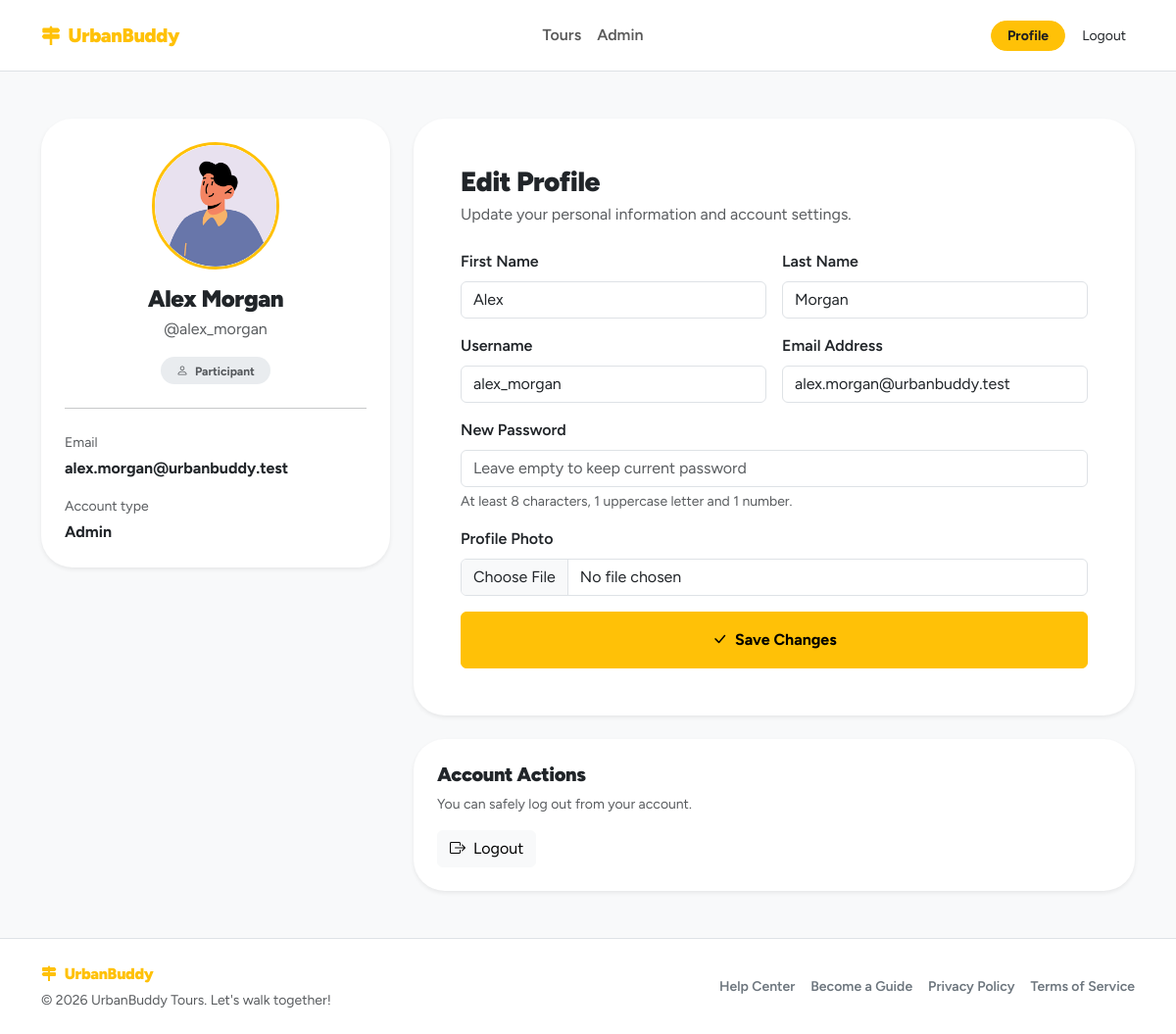
The page /profile (signed in) on the database its author committed.
### tables this page shows
CREATE TABLE "users" (
	"id"	TEXT,
	"email"	TEXT NOT NULL UNIQUE,
	"password_hash"	TEXT NOT NULL,
	"first_name"	TEXT NOT NULL,
	"last_name"	TEXT NOT NULL,
	"username"	TEXT NOT NULL,
	"role"	BLOB NOT NULL CHECK("role" IN ('guide', 'participant', 'admin')),
	"created_at"	TEXT DEFAULT CURRENT_TIMESTAMP,
	"updated_at"	TEXT DEFAULT CURRENT_TIMESTAMP,
	"profile_photo"	TEXT,
	PRIMARY KEY("id")
);

### app/auth/routes.py (the view, shortened to what this page needs)
@auth_bp.route("/profile", methods=["GET", "POST"])
@login_required
def profile():
    languages = LanguagesDAO.list_all_languages()
    if request.method == "GET":
        selected_language_ids = []
        if current_user.role == "guide":
            selected_language_ids = current_user.guide_language_ids
        return render_template(
            "profile.html",
            user=current_user,
            languages=languages,
            selected_language_ids=selected_language_ids,
        )

### app/auth/dao.py (called while the page is built)
    @staticmethod
    def _attach_guide_languages(user: User):
        if user is None:
            return None
        if user.role == "guide":
            user.guide_language_ids = UsersDAO._get_guide_language_ids(user.id)
        return user

    @staticmethod
    def get_user_by_id(user_id: str):
        db = get_db()
        row = db.execute(
            "SELECT * FROM users WHERE id = ?",
            (user_id,)
        ).fetchone()
        user = User.from_row(row)
        return UsersDAO._attach_guide_languages(user)

### app/auth/domain.py (called while the page is built)
    @staticmethod
    def from_row(row):
        if row is None:
            return None
        profile_photo = "default.png"
        if "profile_photo" in row.keys() and row["profile_photo"] is not None:
            profile_photo = row["profile_photo"]
        return User(
            id=row["id"],
            role=row["role"],
            email=row["email"],
            password_hash=row["password_hash"],
            username=row["username"],
            first_name=row["first_name"],
            last_name=row["last_name"],
            profile_photo=profile_photo
        )

### app/auth/routes.py (called while the page is built)
@login_manager.user_loader
def load_user(user_id):
    return UsersDAO.get_user_by_id(user_id)

### app/core/db.py (called while the page is built)
def get_db():
    if 'conn' not in g:
        g.conn = sqlite3.connect(current_app.config["DATABASE"])
        g.conn.row_factory = sqlite3.Row
    return g.conn

### app/tours/dao.py (called while the page is built)
    @staticmethod
    def list_all_languages():
        db = get_db()
        rows = db.execute(
            "SELECT * FROM languages ORDER BY name ASC"
        ).fetchall()
        return [Language.from_row(row) for row in rows]

### app/tours/domain.py (called while the page is built)
    @staticmethod
    def from_row(row):
        if row is None:
            return None
        return Language(
            id=row["id"],
            name=row["name"],
            label=row["label"],
            created_at=row["created_at"]
        )

### app/templates/profile.html (shortened to what this page needs)
{% extends "base.html" %}
{% block content %}
<section class="py-5">
    <div class="container">
        <div class="row g-4">
            <aside class="col-lg-4">
                <article class="card border-0 shadow-sm rounded-5">
                    <div class="card-body p-4 text-center">
                        <img
                            src="{{ url_for('static', filename='uploads/pics/' ~ user.profile_photo) }}"
                            alt="{{ user.username }}"
                            class="rounded-circle object-fit-cover border border-warning border-3 mb-3"
                            style="width: 130px; height: 130px;"
                        >
                        <h1 class="h4 fw-black mb-1">
                            {{ user.first_name }} {{ user.last_name }}
                        </h1>
                        <p class="text-body-secondary mb-3">
                            @{{ user.username }}
                        </p>
                        {% if user.role == "guide" %}
                            <span class="badge rounded-pill text-bg-warning px-3 py-2">
                                <i class="bi bi-map me-1"></i>
                                Guide
                            </span>
                        {% else %}
                            <span class="badge rounded-pill bg-body-secondary text-body-secondary px-3 py-2">
                                <i class="bi bi-person me-1"></i>
                                Participant
                            </span>
                        {% endif %}
                        <hr class="my-4">
                        <div class="text-start">
                            <p class="small text-body-secondary mb-1">Email</p>
                            <p class="fw-bold mb-3">{{ user.email }}</p>
                            <p class="small text-body-secondary mb-1">Account type</p>
                            <p class="fw-bold mb-0 text-capitalize">{{ user.role }}</p>
                        </div>
                    </div>
                </article>
            </aside>
            <div class="col-lg-8">
                <section class="card border-0 shadow-sm rounded-5">
                    <div class="card-body p-4 p-lg-5">
                        <div class="d-flex align-items-center justify-content-between gap-3 mb-4">
                            <div>
                                <h2 class="h3 fw-black mb-1">
                                    Edit Profile
                                </h2>
                                <p class="text-body-secondary mb-0">
                                    Update your personal information and account settings.
                                </p>
                            </div>
                        </div>
                        <form method="POST" action="{{ url_for('auth.profile') }}" enctype="multipart/form-data">
                            <div class="row g-3">
                                <div class="col-md-6">
                                    <label for="firstNameInput" class="form-label fw-semibold">First Name</label>
                                    <input
                                        type="text"
                                        class="form-control"
                                        id="firstNameInput"
                                        name="first_name"
                                        value="{{ user.first_name }}"
                                        required
                                    >
                                </div>
                                <div class="col-md-6">
                                    <label for="lastNameInput" class="form-label fw-semibold">Last Name</label>
                                    <input
                                        type="text"
                                        class="form-control"
                                        id="lastNameInput"
                                        name="last_name"
                                        value="{{ user.last_name }}"
                                        required
                                    >
                                </div>
                                <div class="col-md-6">
                                    <label for="usernameInput" class="form-label fw-semibold">Username</label>
                                    <input
                                        type="text"
                                        class="form-control"
                                        id="usernameInput"
                                        name="username"
                                        value="{{ user.username }}"
                                        required
                                    >
                                </div>
                                <div class="col-md-6">
                                    <label for="emailInput" class="form-label fw-semibold">Email Address</label>
                                    <input
                                        type="email"
                                        class="form-control"
                                        id="emailInput"
                                        name="email"
                                        value="{{ user.email }}"
                                        required
                                    >
                                </div>
                                <div class="col-12">
                                    <label for="passwordInput" class="form-label fw-semibold">New Password</label>
                                    <input
                                        type="password"
                                        class="form-control"
                                        id="passwordInput"
                                        name="password"
                                        placeholder="Leave empty to keep current password"
                                    >
                                    <div class="form-text">
                                        At least 8 characters, 1 uppercase letter and 1 number.
                                    </div>
                                </div>
                                <div class="col-12">
                                    <label for="profilePhotoInput" class="form-label fw-semibold">Profile Photo</label>
                                    <input
                                        type="file"
                                        class="form-control"
                                        id="profilePhotoInput"
                                        name="profile_photo"
                                        accept="image/png, image/jpeg, image/jpg, image/webp"
                                    >
                                </div>
                                <div class="col-12">
                                    <button type="submit" class="btn btn-warning fw-bold w-100 py-3">
                                        <i class="bi bi-check-lg me-1"></i>
                                        Save Changes
                                    </button>
                                </div>
                            </div>
                        </form>
                    </div>
                </section>
                <section class="card border-0 shadow-sm rounded-5 mt-4">
                    <div class="card-body p-4">
                        <h2 class="h5 fw-black mb-2">
                            Account Actions
                        </h2>
                        <p class="text-body-secondary small mb-3">
                            You can safely log out from your account.
                        </p>
                        <a href="{{ url_for('auth.logout') }}" class="btn btn-light">
                            <i class="bi bi-box-arrow-right me-1"></i>
                            Logout
                        </a>
                    </div>
                </section>
            </div>
        </div>
    </div>
</section>
{% endblock %}

### app/static/style.css (style rules this page uses)
:root { --bs-body-font-family: "Figtree", system-ui, -apple-system, "Segoe UI", Roboto, sans-serif; --ub-primary: #ffc107; --ub-primary-rgb: 255, 193, 7; --ub-on-primary: #1f1f1f; --ub-primary-soft-opacity: 0.18; }
.fw-black { font-weight: 900; letter-spacing: -0.02em; }

### rows shown on the page
users: profile_photo (placeholder picture), first_name "Alex", last_name "Morgan", username "alex_morgan", email "alex.morgan@urbanbuddy.test", role "Admin"
